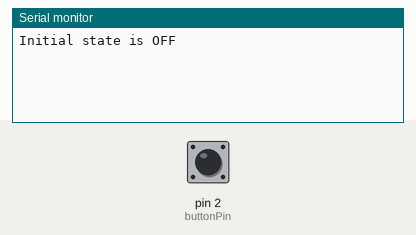
Recording of a sketch running on a simulated Arduino Uno, built with avr-gcc and run on an emulated ATmega328P. Shown: the last lines printed to the serial monitor. The test bench sets the inputs (shaded band); at power-on: pin 2 (buttonPin) LOW.

Above: at 1.2 s.
1.3 s: pin 2 (buttonPin) pulled HIGH for 0.15 s
At 1.48 s:
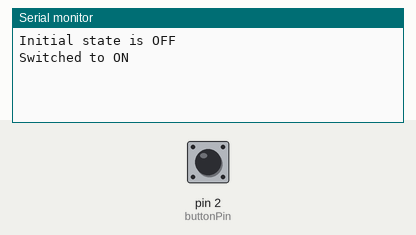
At 2.0 s:
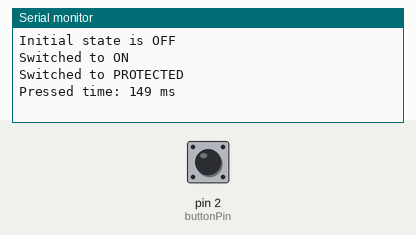

Measured:
- after the input at 1.3 s, the serial monitor: prints a new line after 0.05 s (image 1)

The sketch:

Q2.ino
```cpp
/*This code was written and tested for Arduino Uno Board, simulated in Tinkercad.
It is possible to run this code deploying on Arduino or please refer to the link below to run the design in Tinkercad
https://www.tinkercad.com/things/dFszccHorHI-question-2-circuit-implementation?sharecode=MWWaLcYScGQwvd8dmtPLBQibSqOFq5M_jG-IDzLy7gM
*/

const int buttonPin = 2;
const unsigned long protectionTime = 10000;

unsigned long pressStartTime = 0;
unsigned long pressedTime = 0;
unsigned long protectionStartTime = 0;

//Button reading and debounce ------------------
int lastButtonState = LOW;
int buttonState = LOW;
unsigned long lastDebounceTime = 0;
unsigned long debounceDelay = 50;

int buttonIsPressed(){
  	int reading = digitalRead(buttonPin);
    if (reading != lastButtonState) lastDebounceTime = millis();
  	if ((millis() - lastDebounceTime) >= debounceDelay){
      buttonState = reading;
  	}
 	lastButtonState = reading;
	return buttonState;
}

//FSM------------------------------------------
enum State{
	OFF,
  	ON,
  	PROTECTED
};

State currentState;

void setup(){
  Serial.begin(9600);
  Serial.println("Initial state is OFF");

  pinMode(buttonPin, INPUT);

  currentState = OFF;
}

void loop(){

  int pressed = buttonIsPressed();
  unsigned long currentTime = millis();

  switch(currentState){
    case OFF: {
      if (pressed){
        currentState = ON;
        Serial.println("Switched to ON");
        pressStartTime = currentTime;
      }
    } break;

    case ON: {
      if (!pressed){
        currentState = PROTECTED;
        protectionStartTime = currentTime;
        pressedTime = currentTime - pressStartTime;

        Serial.println("Switched to PROTECTED");
        Serial.print("Pressed time: ");
		Serial.print(pressedTime);
        Serial.println(" ms");
      }
    } break;

    case PROTECTED: {
      if((currentTime - protectionStartTime) >= protectionTime){
        currentState = OFF;
        Serial.println("Switched to OFF");
        Serial.println("================================");
      }
    } break;
  }
}
```
